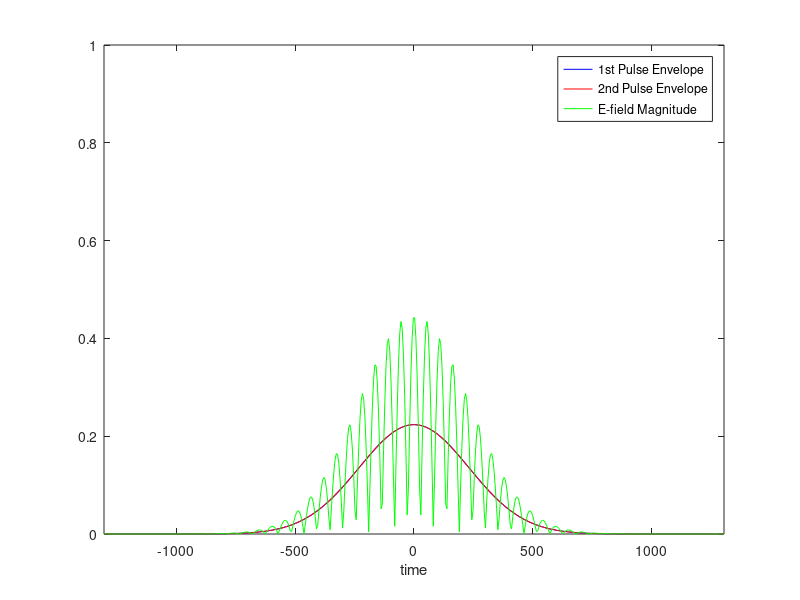
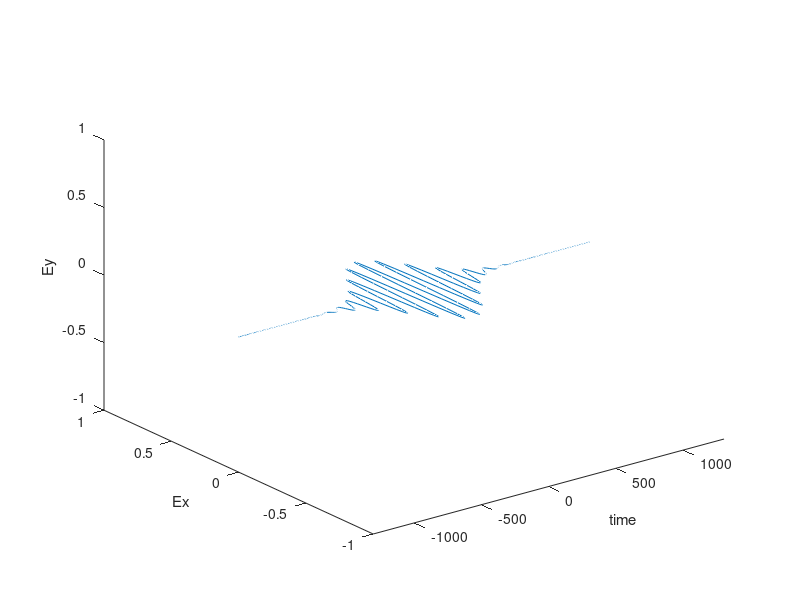

Write MATLAB code to recreate these figures, in order. (Note: a time limit stopped this script after it produced the figures.)
%SFA_H_3D_VORTEX_cos2_envelop.m: SFA, real hydrogen atom, Feb20 2017
%works
clear,clc,tic
close all
I1=sqrt(-1);

tic

%Two oppositely circularly polarized time-delayed as pulses: PRL 115 113004 2015
nt=500;
W= 0.0577; %3/27.2;    %0.1103 angular frequency => Period = 2*pi/W = 56.9675 => F = 0.0176
lambda = (3*10^8)/(W/(2*pi))*(2.419*10^-17)/10^-9;  %wavelength in nm
nc = 6;
T=nc*pi/W;  %Pulse width = N*Period = 6*[2*3.14/(3/27.2)] = 341.8 | e^(-T^2/T^2) = e^(-1) = 0.3679
%T=2000; %pulse width in atomic units
tau=4*T;       %Pulse separation
phi1 = 0;
phi2 = 0;
E0=sqrt(3.5e15/3.5e16);
Ip=0.9037/6;  %H=12.13/27.2  |  He=0.9037 for He
ksi=1;
dt=T/nt;   %8*341.8/(100-1) = 27.62 Time increment for loop iteration
t(nt)=NaN;
td(nt)=NaN;
Ex(nt)=NaN;
Ey(nt)=NaN;
F(nt)=NaN;
Fd(nt)=NaN;

polarization = 'Lin Ident'; %Polarization variable (see below)
pc = 1; p1 = 1; p2 = 1; po = 1; poi=0;
if strcmp(polarization, 'LR')
    p1 = -1; p2 = 1;
elseif strcmp(polarization, 'RL')
    p1 = 1; p2 = -1;
elseif strcmp(polarization, 'Lin Ident')
    py = 0;
elseif strcmp(polarization, 'Lin Ortho')
    py = 1; po = 0; poi = 1;        %Polarization orthogonal identical CEP
elseif strcmp(polarization, 'LL')
    p1 = -1; p2 = -1;
elseif strcmp(polarization, 'RR')
    p1 = 1; p2 = 1;
end

n_tau = 500;
tau_list = zeros(n_tau,1);
for i_tau=1:n_tau
    tau_list(i_tau) = (i_tau-1)*4*T/n_tau;
    tau = tau_list(i_tau);
    parfor i=1:nt
        t(i) = 4*(2*i-nt-1)*dt;
        F(i)=exp(-(t(i)+tau/2)^2/T^2);
        Fd(i)=exp(-(t(i)-tau/2)^2/T^2);
        Ex(i)=   F(i)*E0    /(1+ksi^2)^0.5*cos(1.0*p1*W*(t(i)+tau/2)+phi1)    + po*1*Fd(i)*E0    /(1+ksi^2)^0.5*cos(1.0*p2*W*(t(i)-tau/2)+phi2);
        Ey(i)=   po*py*F(i)*E0*ksi/(1+ksi^2)^0.5*sin(1.0*p1*W*(t(i)+tau/2)+phi1) + py*1*Fd(i)*E0*ksi/(1+ksi^2)^0.5*sin(1.0*p2*W*(t(i)-tau/2)+poi*pi/2+phi2);
    end

    
    plotrange = linspace(min(t),max(t),nt);

    figA = figure('visible','off');
    plot(plotrange,E0*F/sqrt(2),'b', ...
            plotrange,E0*Fd/sqrt(2),'r', ...
            plotrange,sqrt(Ex.^2+Ey.^2),'g');
    legend('1st Pulse Envelope','2nd Pulse Envelope','E-field Magnitude');
    xlabel('time');
    axis([min(plotrange) max(plotrange) 0 1]);
    

    figB = figure('visible','off');
    plot3(plotrange,Ex,Ey);
    xlabel('time');
    ylabel('Ex');
    zlabel('Ey');
    axis([min(plotrange) max(plotrange) -1 1 -1 1]);
    
    

    
    if i_tau < 10, zeroes = '00';
    elseif i_tau < 100, zeroes = '0';
    elseif i_tau < 1000, zeroes = '';
    end
    
    dir = './Lab_Conditions_Lin_Ident_tau_sweep_2/';
    saveas(figA, strcat(dir,'Envelope_E-field_Magnitude',zeroes,num2str(i_tau),'.png'));
    saveas(figB, strcat(dir,'E-field_',zeroes,num2str(i_tau),'.png'));

    

    %Vector potential
    % E(t) = -dA(t)/dt  =>  A(t) = -Integral (t0 to t) E(t')dt'
    Ax(nt)=NaN;
    Ay(nt)=NaN;
    parfor i=1:nt
        jkx=0;
        jky=0;
        for j=1:i
            jkx=jkx-Ex(j)*dt;   %Subtract Ex(t')dt' for t'=j*dt from jkx (adding one slice of the integral)
            jky=jky-Ey(j)*dt;   %Do the same for jky with Ey
        end
        Ax(i)=jkx;  %Set Ax(t) = jkx = - Integral (1 to t) Ex(t')dt'
        Ay(i)=jky;  %Do the same for jky with Ey
    end

    %Momentum
    nx=200;
    Px(nx)=NaN;
    dpx=2/(nx-1);
    parfor i=1:nx                      %Setting up the x momentum array list
        Px(i)=(i-nx/2-1/2)*dpx;     %Px in [-49.5,49.5] in increments of dpx=1/33
    end
    ny=200;
    Py(ny)=NaN;
    dpy=2/(ny-1);
    parfor i=1:ny                      %Do the same for the y momentum
        Py(i)=(i-ny/2-1/2)*dpy;    
    end

    %Momentum spectra
    Mx(nx,ny)=NaN;
    My(nx,ny)=NaN;
    P(nx,ny)=NaN;
    tic

    parfor ix=1:nx
        for iy=1:ny

            %K=sqrt(Px(ix)^2+Py(iy)^2);
            %Mx(ix,iy)=sqrt(128/3)*sqrt(K)*((K-I1)/(-K-I1))^(I1/k)*sqrt(1+coth(pi/K));
            %
            Mx(ix,iy)=(sqrt(-1)*2^(3.5)*(2*Ip)^(5/4)/pi)*Px(ix)/(Px(ix)^2+Py(iy)^2+2*Ip)^3; %Approximated field-free dipole transition element
            My(ix,iy)=(sqrt(-1)*2^(3.5)*(2*Ip)^(5/4)/pi)*Py(iy)/(Px(ix)^2+Py(iy)^2+2*Ip)^3;
            jkM=0;
            for it=1:nt
                phase=0;
                for it2=it:nt %phase = Integral (t to tf) (Px(x)-Ax(t))^2/2 + (Py(y)-Ay(t))^2/2
                    %phase=phase+dt*( (Px(ix)-Ax(it2))^2/2+(Py(iy)-Ay(it2))^2/2+Ip +0.1*(F(it)+Fd(it)) );
                    phase=phase+dt*( (Px(ix)+Ax(it2))^2/2+(Py(iy)+Ay(it2))^2/2+Ip );    %Quasiclassical Action (Where is speed of light?)
                end
                %jkM = Integral (1 to tf) i*(Ex(t)*M(x,y)+Ey(t)*M(x,y))*e^(-i*phi)dt
                jkM=jkM+sqrt(-1)*dt*Ex(it)*Mx(ix,iy)*exp(-sqrt(-1)*phase);
                jkM=jkM+sqrt(-1)*dt*Ey(it)*My(ix,iy)*exp(-sqrt(-1)*phase);
                P(ix,iy)=jkM;
            end
        end
        ix
    end

    fig = figure('visible','off');
    imagesc(Px,Py,abs(P').^2);
    set(gca, 'YDir','normal');
    colorbar;
    xlabel('Px (a.u.)');
    ylabel('Py (a.u.)');
    axis([-1 1 -1 1]);
    caxis([0 150]);
    title('Photoelectron Momentum Distribution');
    str1 = {strcat('$$\tau = ', num2str(round(tau,1)), '\ au$$'), ...
            strcat('$$T = ', num2str(round(T,1)), '\ au$$'), ...
            strcat('$$\lambda = ', num2str(round(lambda,1)),'\ nm$$')};
    text(-0.95,0.80,str1,'Interpreter','latex','BackgroundColor','yellow');
    str2 = {strcat('$$\phi_1 = ', num2str(round(phi1/pi,1)), '\ \pi$$'), ...
            strcat('$$\phi_2 = ', num2str(round(phi2/pi,1)), '\ \pi$$')};
    text(-0.95,-0.85,str2,'Interpreter','latex','BackgroundColor','yellow');
    str3 = {strcat('$$n_c = ', num2str(nc),'$$')};
    text(0.5,0.90,str3,'Interpreter','latex','BackgroundColor','yellow');
    str4 = {strcat('$$Polarization = ', polarization,'$$')};
    text(0.05,-0.90,str4,'Interpreter','latex','BackgroundColor','yellow');
    pbaspect([1 1 1]);
    
    %Frige peak separation
    Prob = abs(P(100,1:100)');
    [arlen, arwid] = size(Prob);    %Get array length of 1D array
    maxima = [];                    %Instantiate maxima list
    for i=2:arlen-2                 %Iterate over indices with indices = index-1 and index+1 present
       if Prob(i) > Prob(i-1) && Prob(i) > Prob(i+1)
           maxima = [maxima; i];    %If value at index i is greater than adjacent values, add index to maxima list
       end
    end
    maxima_vals = Prob(maxima);     %Values at maxima
    max1 = maxima(maxima_vals==max(maxima_vals));     %Index of largest maxima
    max2 = maxima(maxima_vals==max(maxima_vals(maxima_vals<max(maxima_vals))));   %Index of 2nd largest maxima
    
    delta_p = abs(Px(max1) - Px(max2)); %p separation
    delta_E = abs(Px(max1)^2-Px(max2)^2)/2*27.211;  %E separation
    strp = {strcat('$$\Delta p_F = ',num2str(round(delta_p,2)),'\ au$$'), ...
        strcat('$$\Delta E_F = ',num2str(round(delta_E,2)),'\ eV$$')};
    hold on
    plot([Px(max1),Px(max2)],[0,0],'Color','r','LineWidth',2);  %Draws line between peaks
    text((Px(max1)+Px(max2))/2,0.2,strp,'Interpreter','latex','BackgroundColor','cyan');

    saveas(fig,strcat(dir,'Momentum_Distribution_',zeroes,num2str(i_tau),'.png'))

    
    %Energy radial distribution
    PAmp = abs(P').^2;
    %EofR = zeros(int32(round(nx^2+ny^2)),n_tau);
    nr = round(sqrt((nx/2)^2+(ny/2)^2));
    r = 1:nr;
    EAmpofR(nr,n_tau) = NaN;
    PofR(nr) = NaN;
    parfor ir=1:nr
        for ix=1:nx
            for iy=1:ny
                if ir == round(sqrt((ix-nx/2)^2+(iy-ny/2)^2))
                    str = strcat(num2str(ir),',', num2str(ix),',', ...
                        num2str(iy),',', num2str(sqrt(Px(ix)^2+Py(iy)^2)),'\r\n');
                    PofR(ir) = sqrt(Px(ix)^2+Py(iy)^2);
                    EAmpofR(ir,i_tau) = EAmpofR(ir,i_tau) + PAmp(ix,iy);
                end
            end
        end
    end
    save(strcat(dir,'data.mat'),'EAmpofR','PofR','tau_list','nr','n_tau','dir');
    
    
end
toc

%%

EofR(nr) = NaN;
for i_tau=1:n_tau
    for ir=1:nr
       EofR(ir) = PofR(ir)^2/2;
       EAmpofR(ir,i_tau) = EAmpofR(ir,i_tau)/max(max(EAmpofR(:,:)));
    end
end


%E v tau
fig_E_tau = figure;
imagesc(tau_list,EofR,EAmpofR);
set(gca, 'YDir','normal');
axis([0 max(tau_list) 0 max(EofR)]);
colorbar;
caxis([0 1]);
xlabel('tau (a.u.)');
ylabel('Energy (a.u.)');
title('Photoelectron Energy Distribution');
saveas(fig_E_tau,strcat(dir,'E_vs_tau.png'))

%%

% figure
% pcolor(Px,Py,abs(P').^2);
% shading interp;
% xlabel('Px (a.u.)');
% ylabel('Py (a.u.)');

% %ADK probability amplitudes at field extrema
% omega=9.1e-31*(1.6e-19)^4/(4*pi*8.85e-12)^2/(1.055e-34)^3;
% Ea=(9.1e-31)^2*(1.6e-19)^5/(4*pi*8.85e-12)^3/(1.055e-34)^4;
% rH=13.6/13.6;
% alpha=4*omega*(rH)^2.5*Ea;
% beta=2*(rH)^1.5*Ea/3;
%
% PES(nz,nx)=NaN;
% for iz=1:nz
% for ix=1:nx
%
%     jpes=0;
%     for it=1:nt
%     Wt=alpha/(abs(Ea*EZ(it))+1000)*exp(-beta/(abs(Ea*EZ(it))+1000));
%     St=0;
%     JW=0;
%     for j=it+1:nt
%     St=St+dt*((PZ(iz)-AZ(it))^2/2+(PX(ix)-AX(it))^2/2+Ip);
%     JW=JW+exp(-abs(Wt)^2);
%     end
%     jpes=jpes+JW*Wt*exp(-sqrt(-1)*St);
%     end
%     PES(iz,ix)=jpes;
% end
% iz
% end
% toc/60
% PES=PES/max(max(abs(PES)));
% contour(PX,PZ,(1-abs(PES')).^2,100);
% contour(PX,PZ,abs(PES').^2,100);
% xlabel('Pz (a.u.)');
% ylabel('Px (a.u.)');
%end--------------------------
